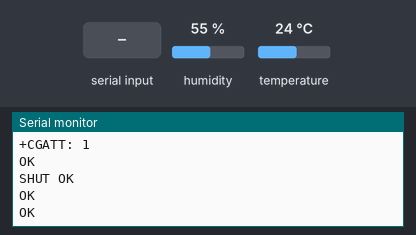
The sketch below on a simulated Arduino Uno, built with avr-gcc and run on an emulated ATmega328P. Parts: the last lines printed to the serial monitor. Inputs (shaded band) come from the test bench; at power-on: humidity 55 %, temperature 24 °C. The modem accepts every AT command (registered, SIM ready, sends succeed) and sends nothing else.

Above: at 9.8 s.
9.9 s: "1" received over the second serial link
At 11.3 s:
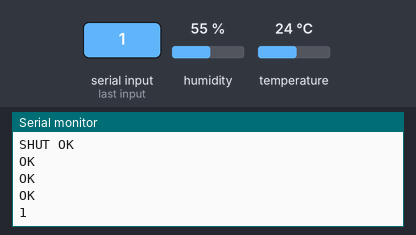
11.6 s: "0" received over the second serial link
At 14.2 s:
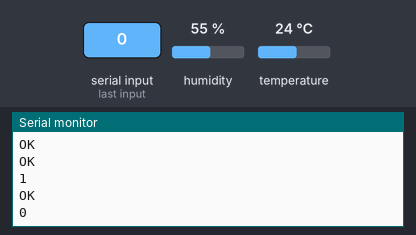

The sketch:

gsm_gprs_test_4.ino
```cpp
#include <SoftwareSerial.h>
#include <String.h>

#include "DHT.h";
#define DHTpin 8
#define DHTTYPE DHT22
DHT dht(DHTpin,DHTTYPE);

SoftwareSerial mySerial(9, 8);

float temp=0.0;
float humi=0.0;

void setup()
{
  mySerial.begin(9600);               // the GPRS baud rate
  Serial.begin(9600);    // the GPRS baud rate
  dht.begin();

}

void loop()
{
      temp= 50/*dht.readTemperature()*/;
      humi=dht.readHumidity();
      delay(2);
       Send2Pachube();

  if (mySerial.available())
    Serial.write(mySerial.read());
}
void Send2Pachube()
{
  mySerial.println("AT");
  delay(1000);

  mySerial.println("AT+CPIN?");
  delay(1000);

  mySerial.println("AT+CREG?");
  delay(1000);

  mySerial.println("AT+CGATT?");
  delay(1000);

  mySerial.println("AT+CIPSHUT");
  delay(1000);

  mySerial.println("AT+CIPSTATUS");
  delay(2000);

  mySerial.println("AT+CIPMUX=0");
  delay(2000);

  ShowSerialData();

  mySerial.println("AT+CSTT=\"Telenor Internet\"");//start task and setting the APN,
  delay(1000);

  ShowSerialData();

  mySerial.println("AT+CIICR");//bring up wireless connection
  delay(3000);

  ShowSerialData();

  mySerial.println("AT+CIFSR");//get local IP adress
  delay(2000);

  ShowSerialData();

  mySerial.println("AT+CIPSPRT=0");
  delay(3000);

  ShowSerialData();

  mySerial.println("AT+CIPSTART=\"TCP\",\"api.thingspeak.com\",\"80\"");//start up the connection
  delay(6000);

  ShowSerialData();

  mySerial.println("AT+CIPSEND");//begin send data to remote server
  delay(4000);
  ShowSerialData();

    String str1="GET http://api.thingspeak.com/update?api_key=E90BXKT472WIBC0W&" + String(temp);
    //String str2="GET http://api.thingspeak.com/update?api_key=E90BXKT472WIBC0W&field2=" + String(humi);
  mySerial.println(str1);//begin send data to remote server
  //mySerial.println(str2);//begin send data to remote server
  delay(4000);
  ShowSerialData();

  mySerial.println((char)26);//sending
  delay(5000);//waitting for reply, important! the time is base on the condition of internet
  mySerial.println();

  ShowSerialData();

  mySerial.println("AT+CIPSHUT");//close the connection
  delay(100);
  ShowSerialData();
}
void ShowSerialData()
{
  while(mySerial.available()!=0)
    Serial.write(mySerial.read());
}
```

Measured:
- after the input at 9.9 s, the serial monitor: prints a new line after 0.25 s (image 1)
- after the input at 11.6 s, the serial monitor: prints a new line after 1.6 s (image 2)
